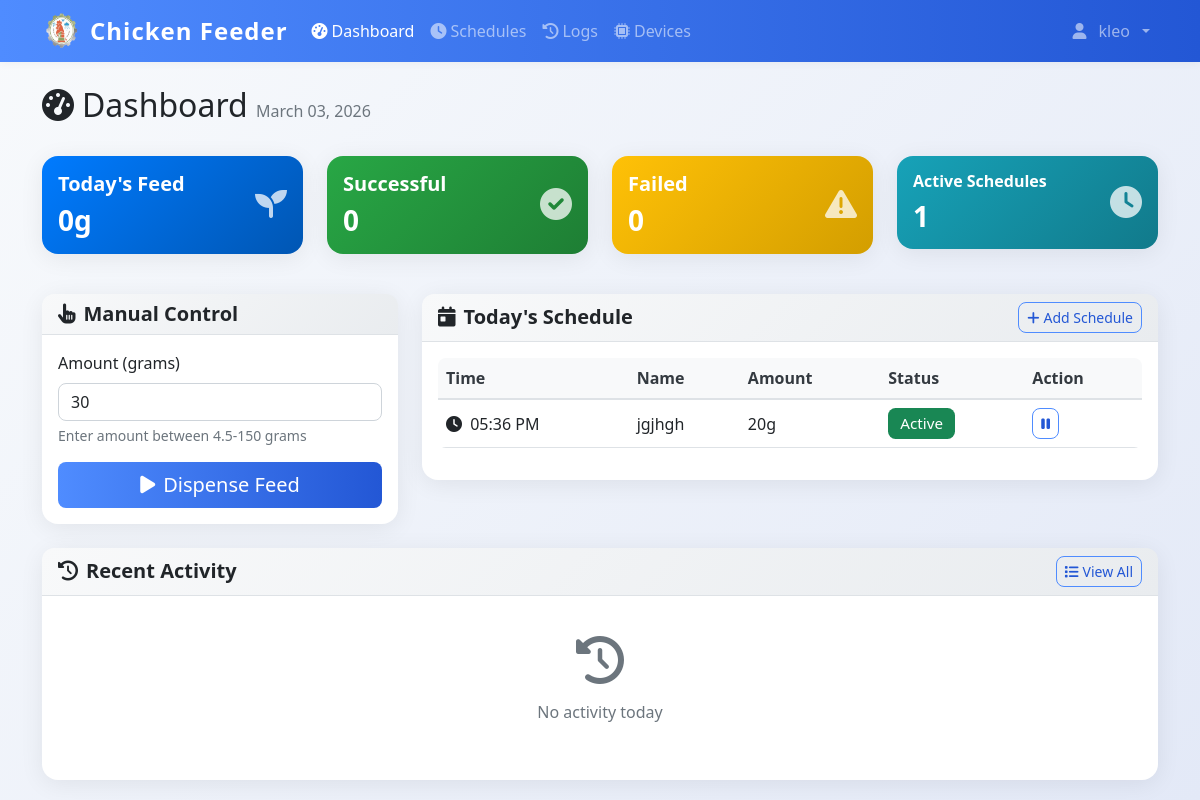
/dashboard (signed in), run on an earlier commit of the app's database.
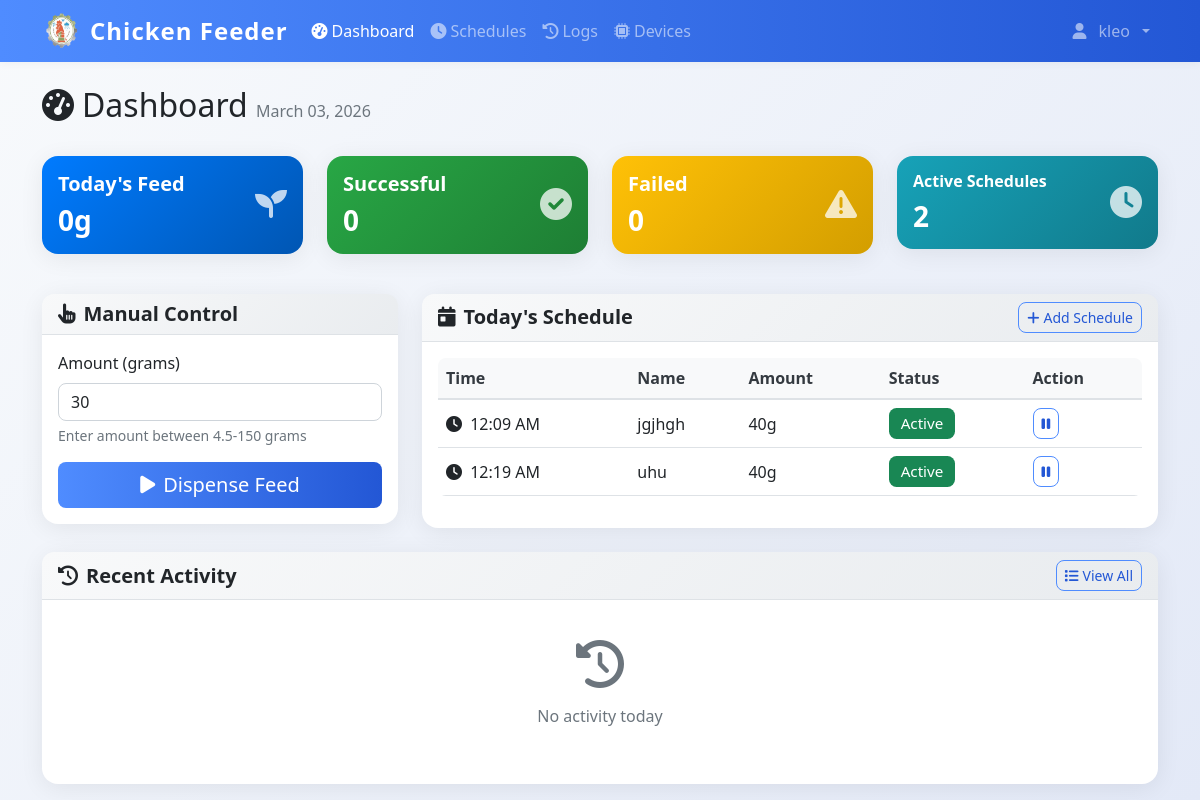
And on a later commit of the database.
### models.py (models this page shows)
class FeedSchedule(db.Model):
    id = db.Column(db.Integer, primary_key=True)
    name = db.Column(db.String(100), nullable=False)
    feed_time = db.Column(db.Time, nullable=False)
    amount_grams = db.Column(db.Integer, nullable=False)
    is_active = db.Column(db.Boolean, default=True)
    created_by = db.Column(db.Integer, db.ForeignKey('user.id'), nullable=False)
    created_at = db.Column(db.DateTime, default=datetime.now)
    user = db.relationship('User', backref=db.backref('schedules', lazy=True))

### app.py (the view)
@app.route('/dashboard', methods=['GET', 'POST'])
@login_required
def dashboard():
    from utils.model_utils import get_feed_ratio
    today_schedules = FeedSchedule.query.filter_by(created_by=current_user.id, is_active=True).order_by(FeedSchedule.feed_time).all()
    today_start = datetime.now().replace(hour=0, minute=0, second=0, microsecond=0)
    today_logs = DispenseLog.query.filter(
        DispenseLog.timestamp >= today_start,
        DispenseLog.triggered_by == current_user.id
    ).order_by(DispenseLog.timestamp.desc()).all()
    total_today = sum(log.amount_grams for log in today_logs if log.status == 'success')
    feed_config = get_feed_ratio()
    gps = feed_config.get('grams_per_second', 2.0)
    min_grams = max(1, round(0.1 * gps, 1))
    return render_template('dashboard.html',
                         schedules=today_schedules,
                         logs=today_logs,
                         total_today=total_today,
                         min_grams=min_grams)

### app.py (called while the page is built)
@login_manager.user_loader
def load_user(user_id):
    return db.session.get(User, int(user_id))

@app.context_processor
def inject_datetime():
    return {'datetime': datetime}

@app.before_request
def restrict_admin_from_user_pages():
    if current_user.is_authenticated and getattr(current_user, 'is_admin', False):
        if not request.path.startswith('/admin'):
            if not request.path.startswith('/static') and not request.path.startswith('/logout'):
                return redirect(url_for('admin.dashboard'))

### utils/model_utils.py (called while the page is built)
def get_feed_ratio():
    if not os.path.exists(CONFIG_PATH):
        return {'pellets': 150, 'grams': 6.0, 'grams_per_second': 2.0}
    with open(CONFIG_PATH, 'r') as f:
        data = json.load(f)
    if 'grams_per_second' not in data:
        data['grams_per_second'] = 2.0
    return data

### templates/dashboard.html (shortened to what the changed rows need)
{% extends "base.html" %}
{% block content %}
<div class="container mt-4">
    <div class="row mb-4">
    <div class="col">
        <h1 class="h2">
            <i class="fas fa-tachometer-alt me-2"></i>Dashboard
            <span class="text-muted fs-6">{{ datetime.now().strftime('%B %d, %Y') }}</span>
        </h1>
    </div>
</div>
<div class="row mb-4">
    <div class="col-md-3 mb-3">
        <div class="card bg-info text-white">
            <div class="card-body">
                <div class="d-flex justify-content-between">
                    <div>
                        <h5 class="card-title fs-6">Active Schedules</h5>
                        <h3 class="mb-0">{{ schedules|selectattr('is_active')|list|length }}</h3>
                    </div>
                </div>
            </div>
        </div>
    </div>
</div>
<div class="row">
    <div class="col-lg-8 mb-4">
        <div class="card">
            <div class="card-body">
                {% if schedules %}
                <div class="table-responsive">
                    <table class="table table-hover">
                        <thead>
                            <tr>
                                <th>Time</th>
                                <th>Name</th>
                                <th>Amount</th>
                                <th>Status</th>
                                <th>Action</th>
                            </tr>
                        </thead>
                        <tbody>
                            {% for schedule in schedules %}
                            <tr>
                                <td>
                                    <i class="fas fa-clock me-1"></i>
                                    {{ schedule.feed_time.strftime('%I:%M %p') }}
                                </td>
                                <td>{{ schedule.name }}</td>
                                <td>{{ schedule.amount_grams }}g</td>
                                <td>
                                    {% if schedule.is_active %}
                                        <span class="badge bg-success">Active</span>
                                    {% else %}
                                        <span class="badge bg-secondary">Inactive</span>
                                    {% endif %}
                                </td>
                                <td>
                                    <button class="btn btn-sm btn-outline-primary"
                                            onclick="toggleSchedule({{ schedule.id }})">
                                        {% if schedule.is_active %}
                                            <i class="fas fa-pause"></i>
                                        {% else %}
                                            <i class="fas fa-play"></i>
                                        {% endif %}
                                    </button>
                                </td>
                            </tr>
                            {% endfor %}
                        </tbody>
                    </table>
                </div>
                {% endif %}
            </div>
        </div>
    </div>
</div>
</div>
{% endblock %}

What changed in the data, as far as the page shows it:
changed FeedSchedule "jgjhgh": feed_time "05:36 PM" → "12:09 AM"; amount_grams "20" → "40"
added FeedSchedule: feed_time "12:19 AM", name "uhu", amount_grams "40", is_active "Active"
Also different on the page:
{{ schedules|selectattr('is_active')|list|length }}: "1" → "2"
